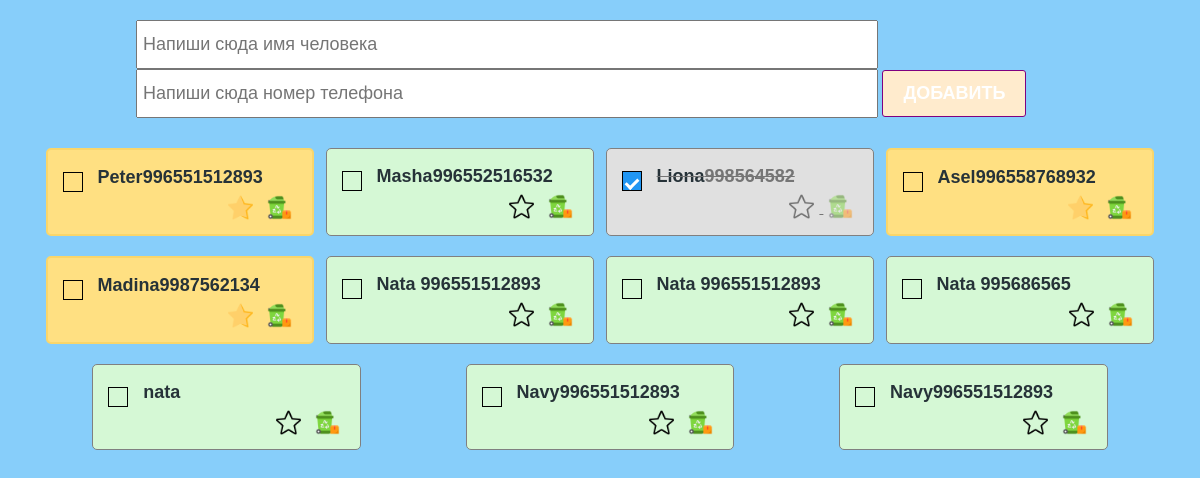
/meeting/, run on an earlier commit of the app's database.
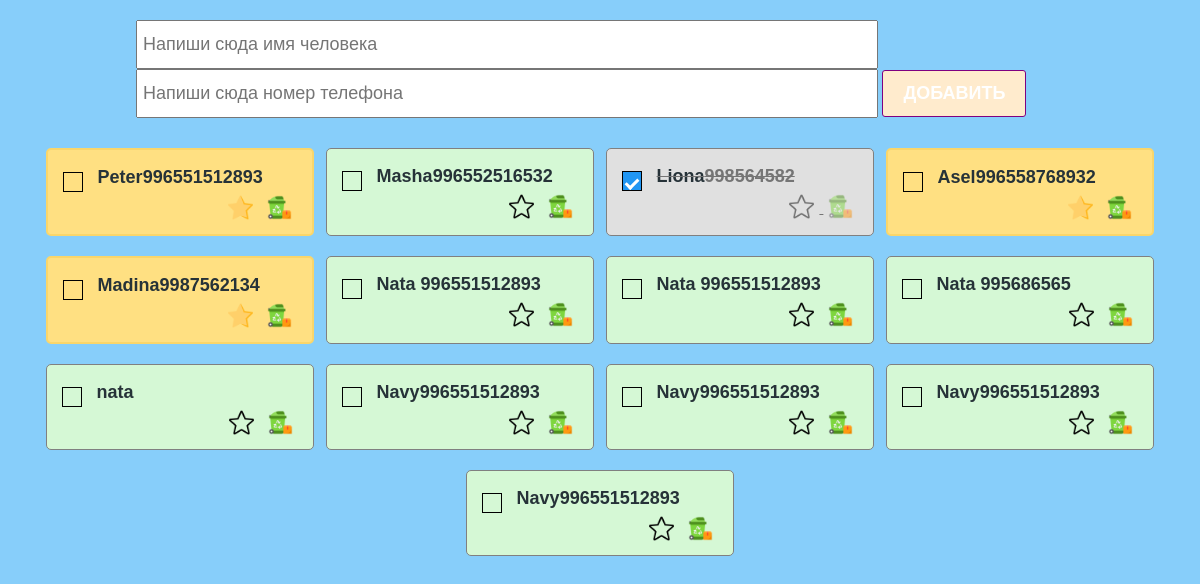
And on a later commit of the database.
### main/models.py (models this page shows)
class ToMeet(models.Model):
    person = models.CharField(max_length=100)
    phone_number = models.CharField(max_length=15)
    data_of_meeting = models.DateTimeField(auto_created=True, null=True)
    is_closed = models.BooleanField(default=False)
    is_favorite = models.BooleanField(default=False)

### main/views.py (the view)
# urls.py: path("meeting/", meeting, name="meeting"),
def meeting(request):
    to_meet = ToMeet.objects.all()
    return render(request, "meeting.html", {"to_meet": to_meet} )

### main/templates/meeting.html (shortened to what this page needs)
{% load static %}
<!DOCTYPE html>
<html lang="en">
<head>
    <link rel="stylesheet" href="{% static 'styles/index.css' %}" />
    <link rel="stylesheet" href="{% static 'styles/styles.css' %}" />
</head>
<body>
  <section class="wrapper">
    <div class="create_container">
      <form action="{% url 'add-tomeet' %}" method="POST">
                <input class="create_input" type="text" placeholder="Напиши сюда имя человека" name="tomeet_person" />
                 <input class="create_input" type="tel" placeholder="Напиши сюда номер телефона" name="tomeet_phone_number" />
                <button class="create_button"> Добавить </button>
        </div>
        <div class="todo_container">
                {% for tomeet in to_meet %}
                <div class="todo_item
                   {% if tomeet.is_favorite %}
                        marked
                    {% elif tomeet.is_closed %}
                        done
                   {% endif %}
                ">
                    <div class="todo_item_header">
                        <label class="checkbox_container">
                            <span class="checkmark"></span>
                        </label>
                        <h4> <a href="{% url 'closed-tomeet' tomeet.id %}">{{ tomeet.person}}</a></h4>
                        <h4> {{ tomeet.phone_number}}</h4>
                    </div>
                    <div class="todo_item_footer">
                        <div class="action_buttons">
                            {% if tomeet.is_favorite%}
                            <a href="{% url 'unmark-tomeet' tomeet.id %}"><img src="{% static './icons/favourite.png' %}" /></a>
                            {% else %}
                            <a href="{% url 'marked-tomeet' tomeet.id %}"><img src="{% static './icons/star (1).png' %}" /></a>
                            {% endif %}
                            <a href="{% url 'clean-tomeet' tomeet.id %}"><img src="{% static './icons/recycle-bin.png' %}" /></a>
                        </div>
                    </div>
                </div>
                {% endfor%}
        </div>
    </section>
    </html>

What changed in the data, as far as the page shows it:
added ToMeet: person "Navy", phone_number "996551512893", is_favorite False (drawn)
added ToMeet: person "Navy", phone_number "996551512893", is_favorite False (drawn)
